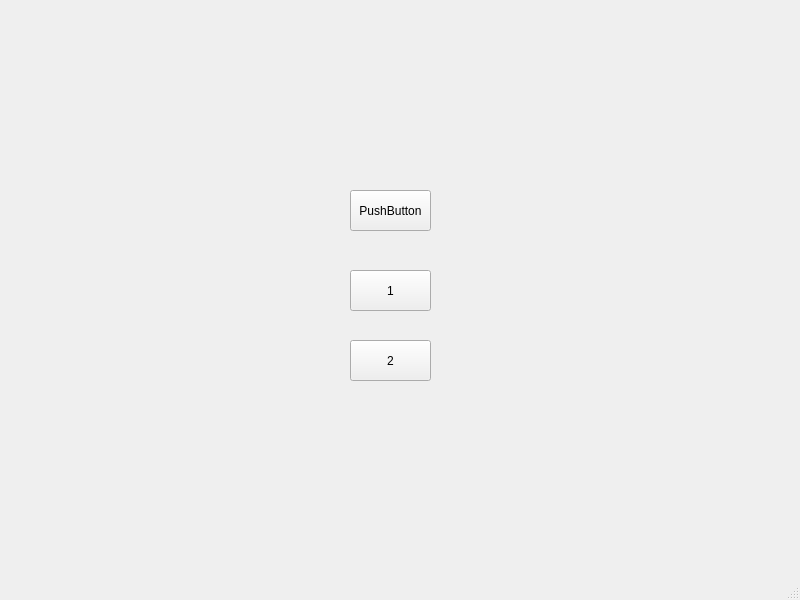
<?xml version="1.0" encoding="UTF-8"?>
<ui version="4.0">
 <class>Bico_QWindowThread_Sample_UI</class>
 <widget class="QMainWindow" name="Bico_QWindowThread_Sample_UI">
  <property name="geometry">
   <rect>
    <x>0</x>
    <y>0</y>
    <width>800</width>
    <height>600</height>
   </rect>
  </property>
  <property name="windowTitle">
   <string>Bico_QWidgetThread_UI_Example</string>
  </property>
  <widget class="QWidget" name="centralwidget">
   <widget class="QPushButton" name="pushButton">
    <property name="geometry">
     <rect>
      <x>350</x>
      <y>190</y>
      <width>81</width>
      <height>41</height>
     </rect>
    </property>
    <property name="text">
     <string>PushButton</string>
    </property>
   </widget>
   <widget class="QPushButton" name="pushButton_2">
    <property name="geometry">
     <rect>
      <x>350</x>
      <y>270</y>
      <width>81</width>
      <height>41</height>
     </rect>
    </property>
    <property name="text">
     <string>1</string>
    </property>
   </widget>
   <widget class="QPushButton" name="pushButton_3">
    <property name="geometry">
     <rect>
      <x>350</x>
      <y>340</y>
      <width>81</width>
      <height>41</height>
     </rect>
    </property>
    <property name="text">
     <string>2</string>
    </property>
   </widget>
  </widget>
  <widget class="QMenuBar" name="menubar">
   <property name="geometry">
    <rect>
     <x>0</x>
     <y>0</y>
     <width>800</width>
     <height>21</height>
    </rect>
   </property>
  </widget>
  <widget class="QStatusBar" name="statusbar"/>
 </widget>
 <resources/>
 <connections/>
</ui>
